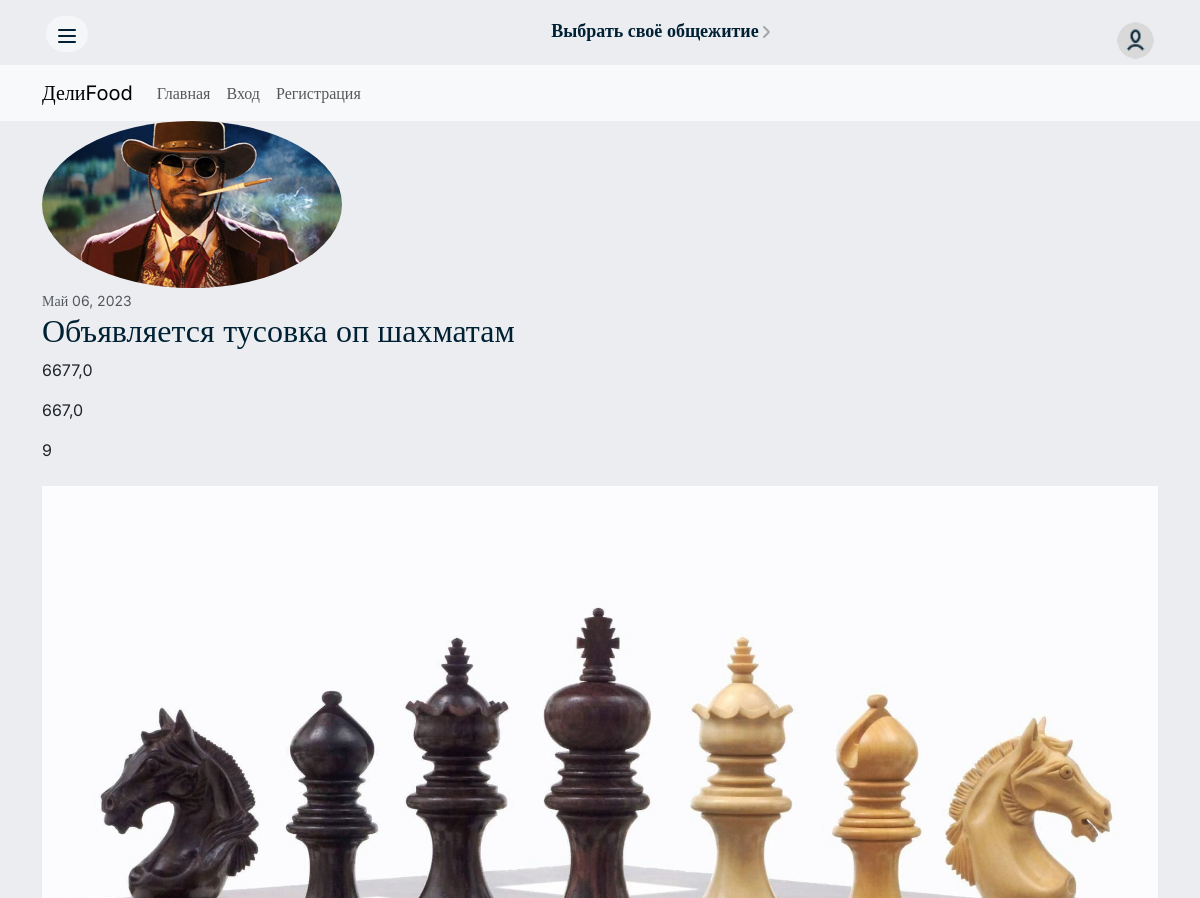
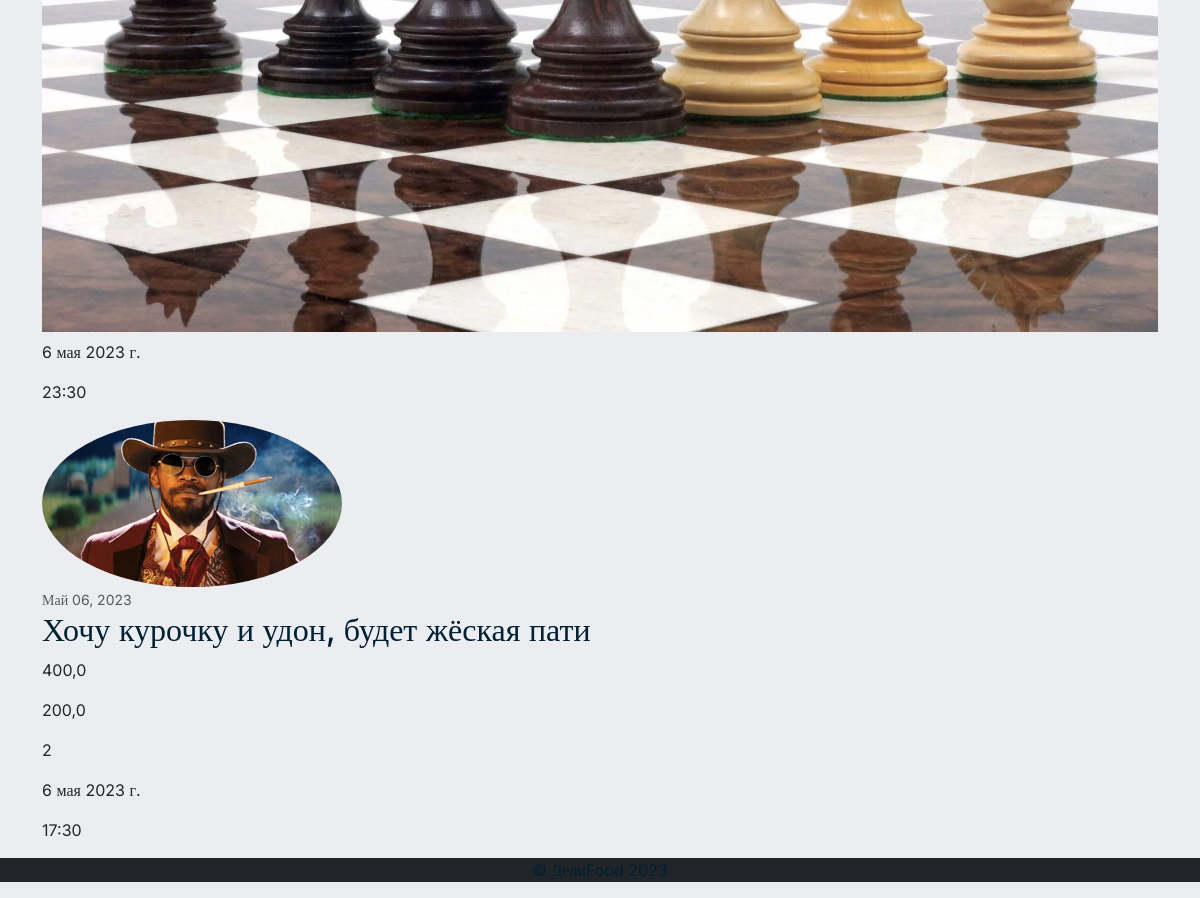
The page / on the database its author committed (2 pictures, top to bottom).
### main/models.py (models this page shows, shortened)
class Post(models.Model):
    date_posted = models.DateTimeField(default=timezone.now)
    author = models.ForeignKey(User, on_delete=models.CASCADE)
    title = models.CharField("Название ордера", max_length=120, help_text='Введите текст поста')
    price = models.FloatField("Стоимость всей еды", default=0)
    price_deliver = models.FloatField("Стоимость доставки", default=0)
    date_deliver = models.DateField("Дата ордера", default=timezone.now)
    time_deliver = models.TimeField("Время ордера", default='17:30:00')
    cnt_people = models.IntegerField("Количество людей", default=2, help_text='Минимум 2, включая вас')
    image = models.ImageField(
        'Картинка',
        upload_to='posts_pics/',
        blank=True,
        null=True
    )
    class Meta:
        ordering = ('-date_posted',)
        verbose_name = 'Пост'
        verbose_name_plural = 'Посты'

### users/models.py (models this page shows, shortened)
class Profile(models.Model):
    user = models.OneToOneField(User, on_delete=models.CASCADE)
    image = models.ImageField('Ваша фотография', default='profile_pics/default.jpg', upload_to='profile_pics/')
    address = models.CharField('Адрес общежития', blank=True, null=True, max_length=250)

### main/views.py (the view)
# urls.py: path('', PostListView.as_view(), name='home'),
class PostListView(ListView):
    model = Post
    template_name = 'main/main.html'
    context_object_name = 'posts'
    ordering = ['-date_posted']

### main/templates/main/main.html (shortened to what this page needs)
{% extends 'main/layout.html' %}
{% load static %}
{% load dateshed %}
{% load thumbnail %}
{% block orders %}
    {% for post in posts %}
        <article class="media content-section">
          <img class="rounded-circle article-img" src="{{ post.author.profile.image.url }}" alt="">
          <div class="media-body">
            <div class="article-metadata">
              <small class="text-muted">{{ post.date_posted|date:"F d, Y" }}</small>
            </div>
            <h2><a class="article-title" href="{% url 'post-detail' post.id %}">{{ post.title }}</a></h2>
            <p class="article-content">{{ post.price }}</p>
              <p class="article-content">{{ post.price_deliver }}</p>
              <p class="article-content">{{ post.cnt_people }}</p>
              {% thumbnail post.image "960x339" crop="center" upscale=True as im %}
                <img class="card-img my-2" src="{{ im.url }}">
              {% endthumbnail %}
              <p class="article-content">{{ post.date_deliver }}</p>
              <p class="article-content">{{ post.time_deliver }}</p>
          </div>
        </article>
    {% endfor %}
{% endblock %}

### main/static/main/css/style_mainpage.css (style rules this page uses)
body { font-family: Inter; background-color: #ECEDF1; }
a { text-decoration: none; color: #002033; }

### main/static/main/css/style_login.css (style rules this page uses)
body { font-family: Inter; background-color: #ECEDF1; }
a { text-decoration: none; color: #002033; }

### main/static/main/css/style_myorder_run.css (style rules this page uses)
body { font-family: Inter; background-color: #ECEDF1; }
a { text-decoration: none; color: #002033; }

### main/static/main/css/style_register.css (style rules this page uses)
body { font-family: Inter; background-color: #ECEDF1; }

### rows shown on the page
Post: author.profile.image (picture), date_posted "Май 06, 2023", title "Объявляется тусовка оп шахматам", price "6677,0", price_deliver "667,0", cnt_people "9", date_deliver "6 мая 2023 г.", time_deliver "23:30"
Post: author.profile.image (picture), date_posted "Май 06, 2023", title "Хочу курочку и удон, будет жёская пати", price "400,0", price_deliver "200,0", cnt_people "2", date_deliver "6 мая 2023 г.", time_deliver "17:30"
